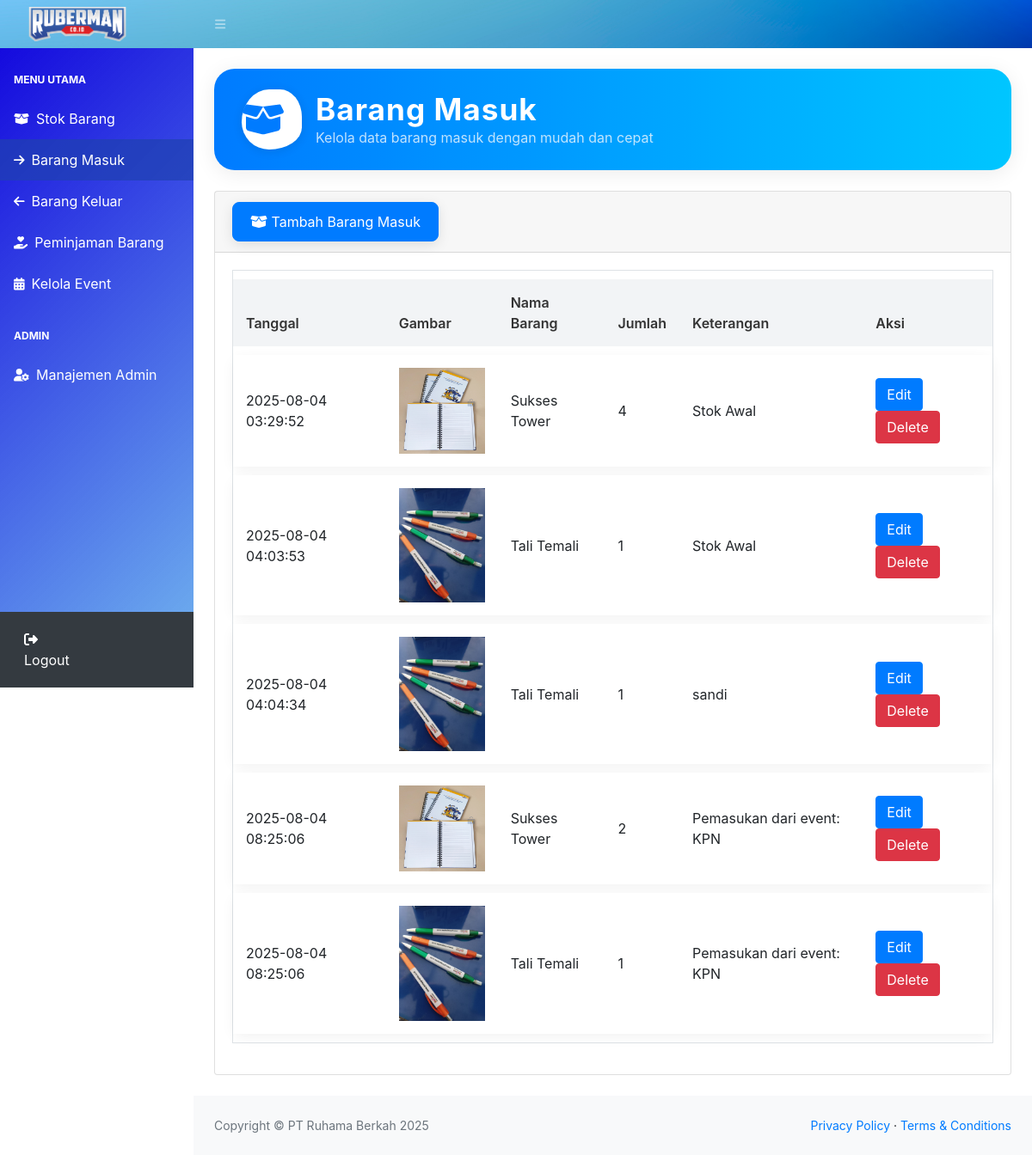
The page /masuk.php (signed in) on the database its author committed.
### tables this page shows
CREATE TABLE `masuk` (
  `idmasuk` int(11) NOT NULL,
  `idbarang` int(11) NOT NULL,
  `tanggal` timestamp NOT NULL DEFAULT current_timestamp(),
  `keterangan` varchar(25) NOT NULL,
  `qty` int(11) NOT NULL
);

CREATE TABLE `stock` (
  `idbarang` int(11) NOT NULL,
  `namabarang` varchar(25) NOT NULL,
  `deskripsi` varchar(25) NOT NULL,
  `stock` int(11) NOT NULL,
  `lokasi` varchar(50) NOT NULL,
  `image` varchar(99) DEFAULT NULL
);

### masuk.php (the view, shortened to what this page needs)
<?php
require 'includes/function.php';
?>
<!DOCTYPE html>
<html lang="en">
<head>
    <link href="https://cdn.jsdelivr.net/npm/simple-datatables@7.1.2/dist/style.min.css" rel="stylesheet" />
    <link href="assets/css/styles.css" rel="stylesheet" />
    <link rel="stylesheet" href="https://cdn.jsdelivr.net/npm/bootstrap@4.6.2/dist/css/bootstrap.min.css">
</head>
<body class="sb-nav-fixed">
    <nav class="sb-topnav navbar navbar-expand navbar-dark bg-dark" style="background-image: url('assets/img/blueback.jpg'); background-size: cover; background-repeat: no-repeat;">
        <a class="navbar-brand ps-3" href="index.php">
            <img src="assets/img/ruberman.png" alt="ruberman" height="40" class="d-inline-block align-top">
        </a>
        <button class="btn btn-link btn-sm order-1 order-lg-0 me-4 me-lg-0" id="sidebarToggle" href="#!"><i class="fas fa-bars"></i></button>
    </nav>
    <div id="layoutSidenav">
        <?php require 'includes/sidebar.php'; ?>
        <div id="layoutSidenav_content">
            <main>
                <div class="container-fluid px-4">
                    <div class="custom-header-masuk mb-4 mt-4 d-flex align-items-center">
                        <div class="header-shape">
                            <i class="fas fa-box-open header-icon"></i>
                        </div>
                        <div class="ml-3">
                            <h1 class="header-title mb-0">Barang Masuk</h1>
                            <span class="header-subtitle">Kelola data barang masuk dengan mudah dan cepat</span>
                        </div>
                    </div>
                    <div class="card mb-4">
                        <div class="card-header">
                        <button type="button" class="btn btn-primary" data-toggle="modal" data-target="#myModal">
                        <i class="fas fa-box-open"></i> Tambah Barang Masuk
                    </button>
                    </div>
                    <div class="card-body">
                            <table class="table table-bordered" id="datatablesSimple" width="100%" cellspacing="0">
                                <thead>
                                    <tr>
                                        <th>Tanggal</th>
                                        <th>Gambar</th>
                                        <th>Nama Barang</th>
                                        <th>Jumlah</th>
                                        <th>Keterangan</th>
                                        <th>Aksi</th>
                                    </tr>
                                </thead>
                                <tbody>
                                <?php
                                    $ambilsemuadatastock = mysqli_query($conn, "SELECT * FROM masuk m, stock s WHERE s.idbarang = m.idbarang");
                                    while($data=mysqli_fetch_array($ambilsemuadatastock)){
                                        $idm = $data['idmasuk'];
                                        $tanggal = $data['tanggal'];
                                        $namabarang = $data['namabarang'];
                                        $qty = $data['qty'];
                                        $keterangan = $data['keterangan'];
                                        $gambar = $data['image'];
                                        if($gambar == null){
                                            $img = '-';
                                        } else {
                                            $img = '<img src="uploads/'.$gambar.'" class="zoomable">';
                                        }
                                ?>
                                    <tr>
                                        <td><?=$tanggal;?></td>
                                        <td><?=$img;?></td>
                                        <td><?=$namabarang;?></td>
                                        <td><?=$qty;?></td>
                                        <td><?=$keterangan;?></td>
                                        <td>
                                            <button type="button" class="btn btn-primary" data-toggle="modal" data-target="#edit<?=$idm;?>">
                                            Edit
                                            </button>
                                            <button type="button" class="btn btn-danger" data-toggle="modal" data-target="#delete<?=$idm;?>">
                                            Delete
                                        </button>
                                        </td>
                                    </tr>
                                     <?php }; ?>
                                </tbody>
                            </table>
                        </div>
                    </div>
                </div>
            </main>
            <footer class="py-4 bg-light mt-auto">
                <div class="container-fluid px-4">
                    <div class="d-flex align-items-center justify-content-between small">
                        <div class="text-muted">Copyright &copy; PT Ruhama Berkah 2025</div>
                        <div>
                            <a href="#">Privacy Policy</a>
                            &middot;
                            <a href="#">Terms &amp; Conditions</a>
                        </div>
                    </div>
                </div>
            </footer>
        </div>
    </div>
</body>
    </html>

### masuk.php (style rules this page uses)
.zoomable { width: 100px; }
.custom-header-masuk { position: relative; background: linear-gradient(90deg, #007bff 0%, #00c6ff 100%); border-radius: 1.5rem; padding: 1.5rem 2rem; box-shadow: 0 4px 24px rgba(0,0,0,0.08); margin-top: 2rem; margin-bottom: 2rem; z-index: 1; }
.header-shape { width: 70px; height: 70px; background: #fff; border-radius: 50% 40% 60% 50% / 60% 50% 40% 50%; display: flex; align-items: center; justify-content: center; box-shadow: 0 2px 12px rgba(0,0,0,0.10); }
.header-icon { font-size: 2.5rem; color: #007bff; }
.header-title { color: #fff; font-weight: 700; font-size: 2.2rem; letter-spacing: 1px; }
.header-subtitle { color: #e3f2fd; font-size: 1rem; opacity: 0.85; }

### rows shown on the page
masuk: tanggal "2025-08-04 03:29:52", idbarang.image (picture), idbarang.namabarang "Sukses Tower", qty "4", keterangan "Stok Awal"
masuk: tanggal "2025-08-04 04:03:53", idbarang.image (picture), idbarang.namabarang "Tali Temali", qty "1", keterangan "Stok Awal"
masuk: tanggal "2025-08-04 04:04:34", idbarang.image (picture), idbarang.namabarang "Tali Temali", qty "1", keterangan "sandi"
masuk: tanggal "2025-08-04 08:25:06", idbarang.image (picture), idbarang.namabarang "Sukses Tower", qty "2", keterangan "Pemasukan dari event: KPN"
masuk: tanggal "2025-08-04 08:25:06", idbarang.image (picture), idbarang.namabarang "Tali Temali", qty "1", keterangan "Pemasukan dari event: KPN"
